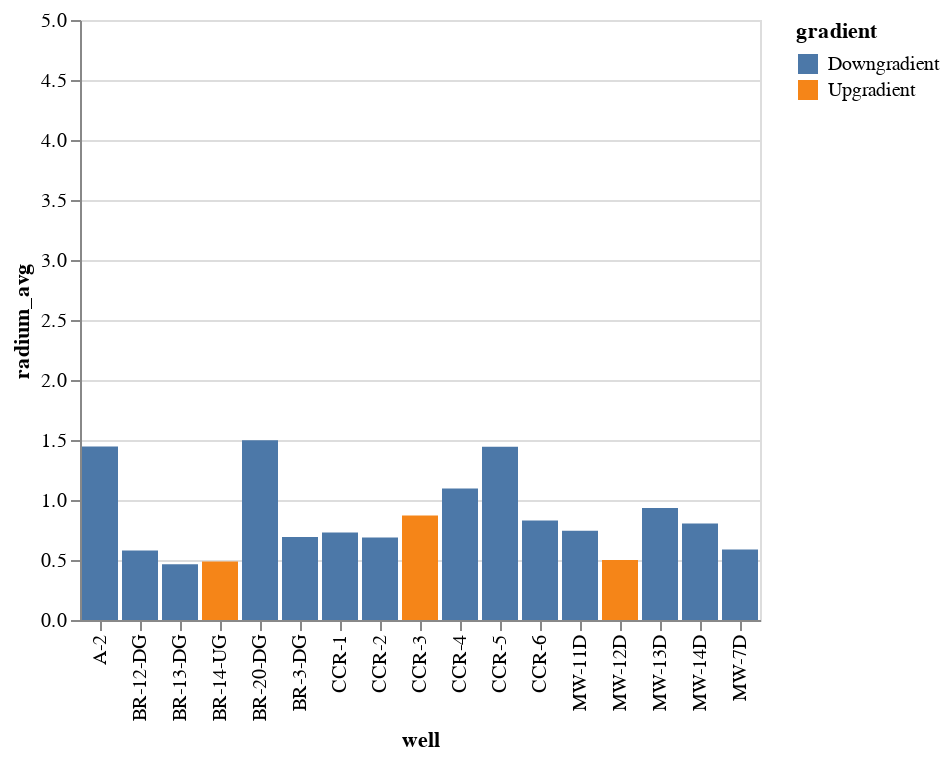

The notebook cell this image was saved under:
### Code cell
#radioactive chemical - really bad if over 5 pCi/L

alt.Chart(df1).mark_bar().encode(x='well', y=alt.Y('radium_avg', scale=alt.Scale(domain=(0, 5))), color='gradient')

### Figure 1 — Vega-Lite specification as saved in the notebook (floating-point values rounded to 4 significant figures)
{"config": {"view": {"continuousWidth": 400, "continuousHeight": 300}}, "data": {"name": "data-0c73fe16c25468b6b357850402150286"}, "mark": "bar", "encoding": {"color": {"type": "nominal", "field": "gradient"}, "x": {"type": "nominal", "field": "well"}, "y": {"type": "quantitative", "field": "radium_avg", "scale": {"domain": [0, 5]}}}, "$schema": "https://vega.github.io/schema/vega-lite/v4.8.1.json", "datasets": {"data-0c73fe16c25468b6b357850402150286": [{"mercury_avg": 5.625e-07, "antimony_avg": 0.0457, "lead_avg": 0.005125, "arsenic_avg": 0.005875, "chromium_avg": 0.005, "thallium_avg": 0.007925, "barium_avg": 0.03875, "boron_avg": 0.09356, "radium_avg": 0.6913, "fluoride_avg": 0.2278, "chloride_avg": 57.78, "pH_avg": 7.119, "calcium_avg": 126.3, "sulfate_avg": 155.1, "TDS_avg": 606.1, "beryllium_avg": 0.00475, "cadmium_avg": 0.005, "selenium_avg": 0.005, "molybdenum_avg": 0.01, "cobalt_avg": 0.05, "lithium_avg": 0.05, "gradient": "Downgradient", "site": "Dunkirk Generating Station", "disposal": "Dunkirk Landfill", "well": "BR-3-DG"}, {"mercury_avg": 5.625e-07, "antimony_avg": 0.04584, "lead_avg": 0.005, "arsenic_avg": 0.005625, "chromium_avg": 0.01, "thallium_avg": 0.008175, "barium_avg": 0.0675, "boron_avg": 0.1368, "radium_avg": 0.58, "fluoride_avg": 0.2933, "chloride_avg": 320.6, "pH_avg": 6.979, "calcium_avg": 187.7, "sulfate_avg": 102.0, "TDS_avg": 1026.0, "beryllium_avg": 0.00475, "cadmium_avg": 0.005, "selenium_avg": 0.005, "molybdenum_avg": 0.01, "cobalt_avg": 0.05, "lithium_avg": 0.05, "gradient": "Downgradient", "site": "Dunkirk Generating Station", "disposal": "Dunkirk Landfill", "well": "BR-12-DG"}, {"mercury_avg": 5.625e-07, "antimony_avg": 0.04556, "lead_avg": 0.005, "arsenic_avg": 0.005375, "chromium_avg": 0.005, "thallium_avg": 0.007925, "barium_avg": 0.07375, "boron_avg": 0.1961, "radium_avg": 0.465, "fluoride_avg": 0.2011, "chloride_avg": 7.911, "pH_avg": 7.136, "calcium_avg": 105.0, "sulfate_avg": 102.9, "TDS_avg": 554.4, "beryllium_avg": 0.00475, "cadmium_avg": 0.005, "selenium_avg": 0.005, "molybdenum_avg": 0.01, "cobalt_avg": 0.05, "lithium_avg": 0.05, "gradient": "Downgradient", "site": "Dunkirk Generating Station", "disposal": "Dunkirk Landfill", "well": "BR-13-DG"}, {"mercury_avg": 5.625e-07, "antimony_avg": 0.04544, "lead_avg": 0.005, "arsenic_avg": 0.005875, "chromium_avg": 0.005, "thallium_avg": 0.007675, "barium_avg": 0.1663, "boron_avg": 0.1784, "radium_avg": 0.4875, "fluoride_avg": 0.2033, "chloride_avg": 3.667, "pH_avg": 7.083, "calcium_avg": 95.22, "sulfate_avg": 108.7, "TDS_avg": 477.2, "beryllium_avg": 0.00475, "cadmium_avg": 0.005, "selenium_avg": 0.005, "molybdenum_avg": 0.01, "cobalt_avg": 0.05, "lithium_avg": 0.05, "gradient": "Upgradient", "site": "Dunkirk Generating Station", "disposal": "Dunkirk Landfill", "well": "BR-14-UG"}, {"mercury_avg": 5.625e-07, "antimony_avg": 0.04537, "lead_avg": 0.005, "arsenic_avg": 0.00525, "chromium_avg": 0.005125, "thallium_avg": 0.007675, "barium_avg": 1.666, "boron_avg": 1.399, "radium_avg": 1.498, "fluoride_avg": 0.3222, "chloride_avg": 20.09, "pH_avg": 7.573, "calcium_avg": 23.11, "sulfate_avg": 13.56, "TDS_avg": 684.4, "beryllium_avg": 0.00475, "cadmium_avg": 0.005, "selenium_avg": 0.005, "molybdenum_avg": 0.01, "cobalt_avg": 0.05, "lithium_avg": 0.05, "gradient": "Downgradient", "site": "Dunkirk Generating Station", "disposal": "Dunkirk Landfill", "well": "BR-20-DG"}, {"mercury_avg": 6.25e-07, "antimony_avg": 0.04725, "lead_avg": 0.01625, "arsenic_avg": 0.007, "chromium_avg": 0.00625, "thallium_avg": 0.008838, "barium_avg": 0.015, "boron_avg": 1.402, "radium_avg": 0.5875, "fluoride_avg": 0.6211, "chloride_avg": 5.111, "pH_avg": 7.66, "calcium_avg": 571.2, "sulfate_avg": 1780.0, "TDS_avg": 2701.0, "beryllium_avg": 0.004375, "cadmium_avg": 0.005, "selenium_avg": 0.006875, "molybdenum_avg": 0.01375, "cobalt_avg": 0.05, "lithium_avg": 0.0625, "gradient": "Downgradient", "site": "Huntley Generating Station", "disposal": "Huntley Landfill", "well": "MW-7D"}, {"mercury_avg": 7.625e-07, "antimony_avg": 0.0401, "lead_avg": 0.01625, "arsenic_avg": 0.01225, "chromium_avg": 0.007625, "thallium_avg": 0.007925, "barium_avg": 0.03875, "boron_avg": 1.329, "radium_avg": 0.7433, "fluoride_avg": 0.4678, "chloride_avg": 11.56, "pH_avg": 7.487, "calcium_avg": 391.7, "sulfate_avg": 1363.0, "TDS_avg": 2144.0, "beryllium_avg": 0.00425, "cadmium_avg": 0.005, "selenium_avg": 0.00625, "molybdenum_avg": 0.01375, "cobalt_avg": 0.05, "lithium_avg": 0.0625, "gradient": "Downgradient", "site": "Huntley Generating Station", "disposal": "Huntley Landfill", "well": "MW-11D"}, {"mercury_avg": 1.225e-06, "antimony_avg": 0.04081, "lead_avg": 0.01638, "arsenic_avg": 0.006375, "chromium_avg": 0.00625, "thallium_avg": 0.0103, "barium_avg": 0.0625, "boron_avg": 0.6444, "radium_avg": 0.5, "fluoride_avg": 0.5289, "chloride_avg": 3.889, "pH_avg": 7.44, "calcium_avg": 105.8, "sulfate_avg": 161.9, "TDS_avg": 770.7, "beryllium_avg": 0.00425, "cadmium_avg": 0.005, "selenium_avg": 0.00625, "molybdenum_avg": 0.01512, "cobalt_avg": 0.05, "lithium_avg": 0.0625, "gradient": "Upgradient", "site": "Huntley Generating Station", "disposal": "Huntley Landfill", "well": "MW-12D"}, {"mercury_avg": 6.25e-07, "antimony_avg": 0.03984, "lead_avg": 0.01625, "arsenic_avg": 0.0075, "chromium_avg": 0.00625, "thallium_avg": 0.007675, "barium_avg": 0.0125, "boron_avg": 1.858, "radium_avg": 0.9337, "fluoride_avg": 0.5111, "chloride_avg": 37.33, "pH_avg": 7.62, "calcium_avg": 555.6, "sulfate_avg": 1959.0, "TDS_avg": 2911.0, "beryllium_avg": 0.00425, "cadmium_avg": 0.005, "selenium_avg": 0.00625, "molybdenum_avg": 0.01375, "cobalt_avg": 0.05, "lithium_avg": 0.0625, "gradient": "Downgradient", "site": "Huntley Generating Station", "disposal": "Huntley Landfill", "well": "MW-13D"}, {"mercury_avg": 6.25e-07, "antimony_avg": 0.04719, "lead_avg": 0.01625, "arsenic_avg": 0.01312, "chromium_avg": 0.0075, "thallium_avg": 0.008838, "barium_avg": 0.015, "boron_avg": 1.106, "radium_avg": 0.8043, "fluoride_avg": 0.3656, "chloride_avg": 35.89, "pH_avg": 7.68, "calcium_avg": 447.9, "sulfate_avg": 1578.0, "TDS_avg": 2370.0, "beryllium_avg": 0.004375, "cadmium_avg": 0.005, "selenium_avg": 0.006375, "molybdenum_avg": 0.01475, "cobalt_avg": 0.05, "lithium_avg": 0.0625, "gradient": "Downgradient", "site": "Huntley Generating Station", "disposal": "Huntley Landfill", "well": "MW-14D"}, {"mercury_avg": 7.125e-07, "antimony_avg": 0.04575, "lead_avg": 0.03587, "arsenic_avg": 0.0075, "chromium_avg": 0.006625, "thallium_avg": 0.03093, "barium_avg": 0.09375, "boron_avg": 0.2067, "radium_avg": 0.73, "fluoride_avg": 0.1867, "chloride_avg": 46.0, "pH_avg": 8.178, "calcium_avg": 46.11, "sulfate_avg": 39.33, "TDS_avg": 243.4, "beryllium_avg": 0.00425, "cadmium_avg": 0.005, "selenium_avg": 0.008625, "molybdenum_avg": 0.01375, "cobalt_avg": 0.05, "lithium_avg": 0.0625, "gradient": "Downgradient", "site": "Huntley Generating Station", "disposal": "South Settling Pond", "well": "CCR-1"}, {"mercury_avg": 2.225e-06, "antimony_avg": 0.04571, "lead_avg": 0.01938, "arsenic_avg": 0.03175, "chromium_avg": 0.00775, "thallium_avg": 0.007675, "barium_avg": 0.0825, "boron_avg": 6.916, "radium_avg": 0.6867, "fluoride_avg": 0.4233, "chloride_avg": 31.44, "pH_avg": 8.043, "calcium_avg": 172.7, "sulfate_avg": 340.0, "TDS_avg": 816.8, "beryllium_avg": 0.00425, "cadmium_avg": 0.005, "selenium_avg": 0.00625, "molybdenum_avg": 0.01375, "cobalt_avg": 0.05, "lithium_avg": 0.095, "gradient": "Downgradient", "site": "Huntley Generating Station", "disposal": "South Settling Pond", "well": "CCR-2"}, {"mercury_avg": 1.163e-06, "antimony_avg": 0.0472, "lead_avg": 0.017, "arsenic_avg": 0.008625, "chromium_avg": 0.00625, "thallium_avg": 0.0153, "barium_avg": 0.065, "boron_avg": 1.291, "radium_avg": 0.87, "fluoride_avg": 0.2044, "chloride_avg": 219.2, "pH_avg": 6.771, "calcium_avg": 468.9, "sulfate_avg": 751.6, "TDS_avg": 2562.0, "beryllium_avg": 0.00425, "cadmium_avg": 0.005, "selenium_avg": 0.00625, "molybdenum_avg": 0.01375, "cobalt_avg": 0.05, "lithium_avg": 0.0625, "gradient": "Upgradient", "site": "Huntley Generating Station", "disposal": "South Settling Pond", "well": "CCR-3"}, {"mercury_avg": 7.375e-07, "antimony_avg": 0.04625, "lead_avg": 0.01638, "arsenic_avg": 0.009375, "chromium_avg": 0.00625, "thallium_avg": 0.007675, "barium_avg": 0.0125, "boron_avg": 1.567, "radium_avg": 1.095, "fluoride_avg": 0.4944, "chloride_avg": 34.44, "pH_avg": 7.296, "calcium_avg": 610.9, "sulfate_avg": 1832.0, "TDS_avg": 2857.0, "beryllium_avg": 0.00425, "cadmium_avg": 0.005, "selenium_avg": 0.006625, "molybdenum_avg": 0.01387, "cobalt_avg": 0.05, "lithium_avg": 0.0625, "gradient": "Downgradient", "site": "Huntley Generating Station", "disposal": "Huntley Landfill", "well": "CCR-4"}, {"mercury_avg": 6.25e-07, "antimony_avg": 0.04665, "lead_avg": 0.01638, "arsenic_avg": 0.00925, "chromium_avg": 0.00625, "thallium_avg": 0.007675, "barium_avg": 0.015, "boron_avg": 1.398, "radium_avg": 1.444, "fluoride_avg": 0.5189, "chloride_avg": 31.0, "pH_avg": 7.21, "calcium_avg": 620.8, "sulfate_avg": 1810.0, "TDS_avg": 2776.0, "beryllium_avg": 0.00425, "cadmium_avg": 0.005, "selenium_avg": 0.00625, "molybdenum_avg": 0.01375, "cobalt_avg": 0.05, "lithium_avg": 0.0625, "gradient": "Downgradient", "site": "Huntley Generating Station", "disposal": "Huntley Landfill", "well": "CCR-5"}, {"mercury_avg": 6.25e-07, "antimony_avg": 0.04669, "lead_avg": 0.01663, "arsenic_avg": 0.01025, "chromium_avg": 0.00625, "thallium_avg": 0.007675, "barium_avg": 0.0125, "boron_avg": 1.456, "radium_avg": 0.83, "fluoride_avg": 0.4911, "chloride_avg": 28.0, "pH_avg": 7.478, "calcium_avg": 619.2, "sulfate_avg": 1809.0, "TDS_avg": 2806.0, "beryllium_avg": 0.00425, "cadmium_avg": 0.005, "selenium_avg": 0.00625, "molybdenum_avg": 0.01375, "cobalt_avg": 0.05, "lithium_avg": 0.0625, "gradient": "Downgradient", "site": "Huntley Generating Station", "disposal": "Huntley Landfill", "well": "CCR-6"}, {"mercury_avg": 6.25e-07, "antimony_avg": 0.04599, "lead_avg": 0.018, "arsenic_avg": 0.006875, "chromium_avg": 0.006875, "thallium_avg": 0.01105, "barium_avg": 0.04, "boron_avg": 0.7711, "radium_avg": 1.445, "fluoride_avg": 0.35, "chloride_avg": 121.0, "pH_avg": 6.962, "calcium_avg": 618.6, "sulfate_avg": 1608.0, "TDS_avg": 2812.0, "beryllium_avg": 0.00425, "cadmium_avg": 0.005, "selenium_avg": 0.00625, "molybdenum_avg": 0.01375, "cobalt_avg": 0.05, "lithium_avg": 0.06625, "gradient": "Downgradient", "site": "Huntley Generating Station", "disposal": "South Settling Pond", "well": "A-2"}]}}
